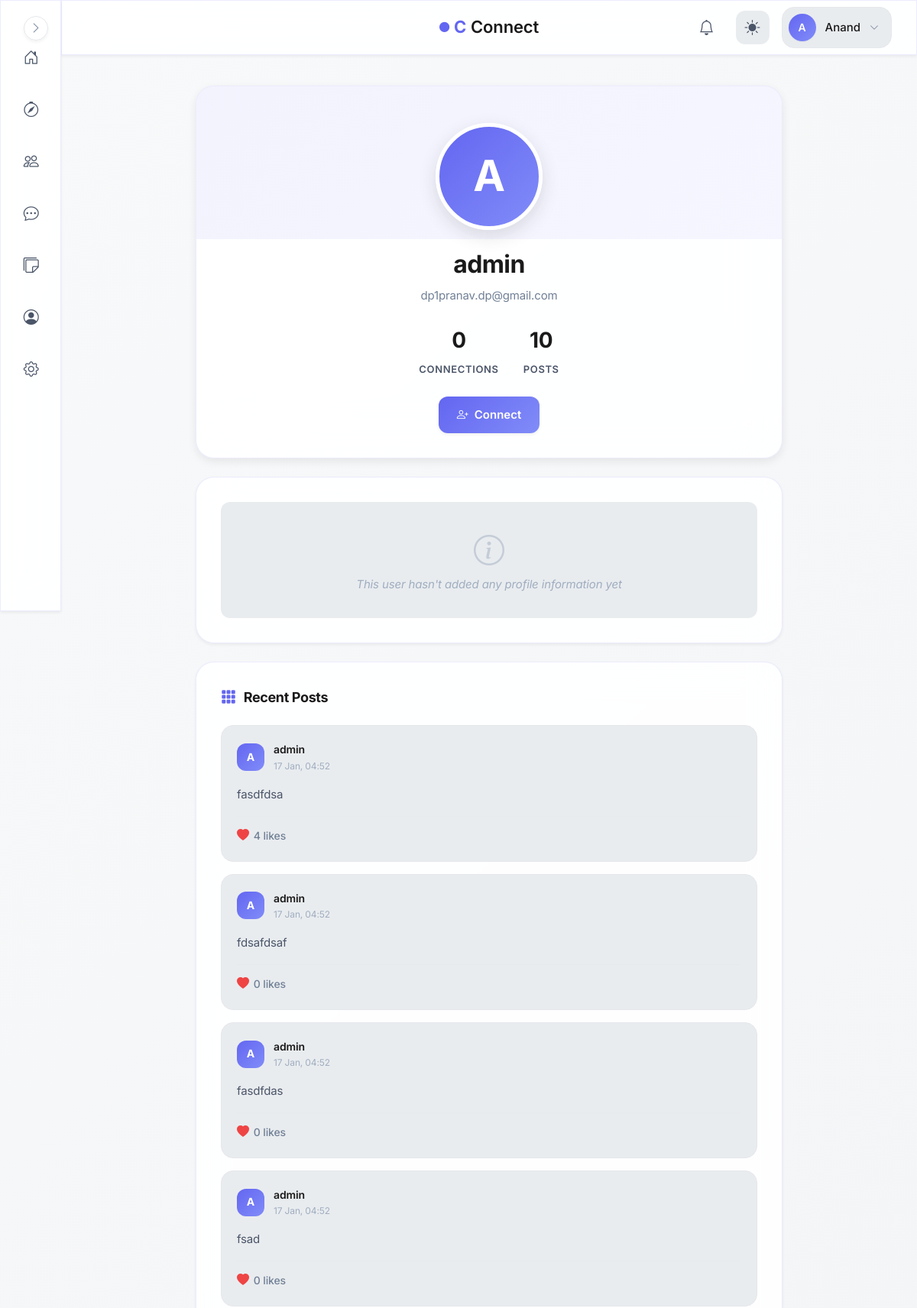
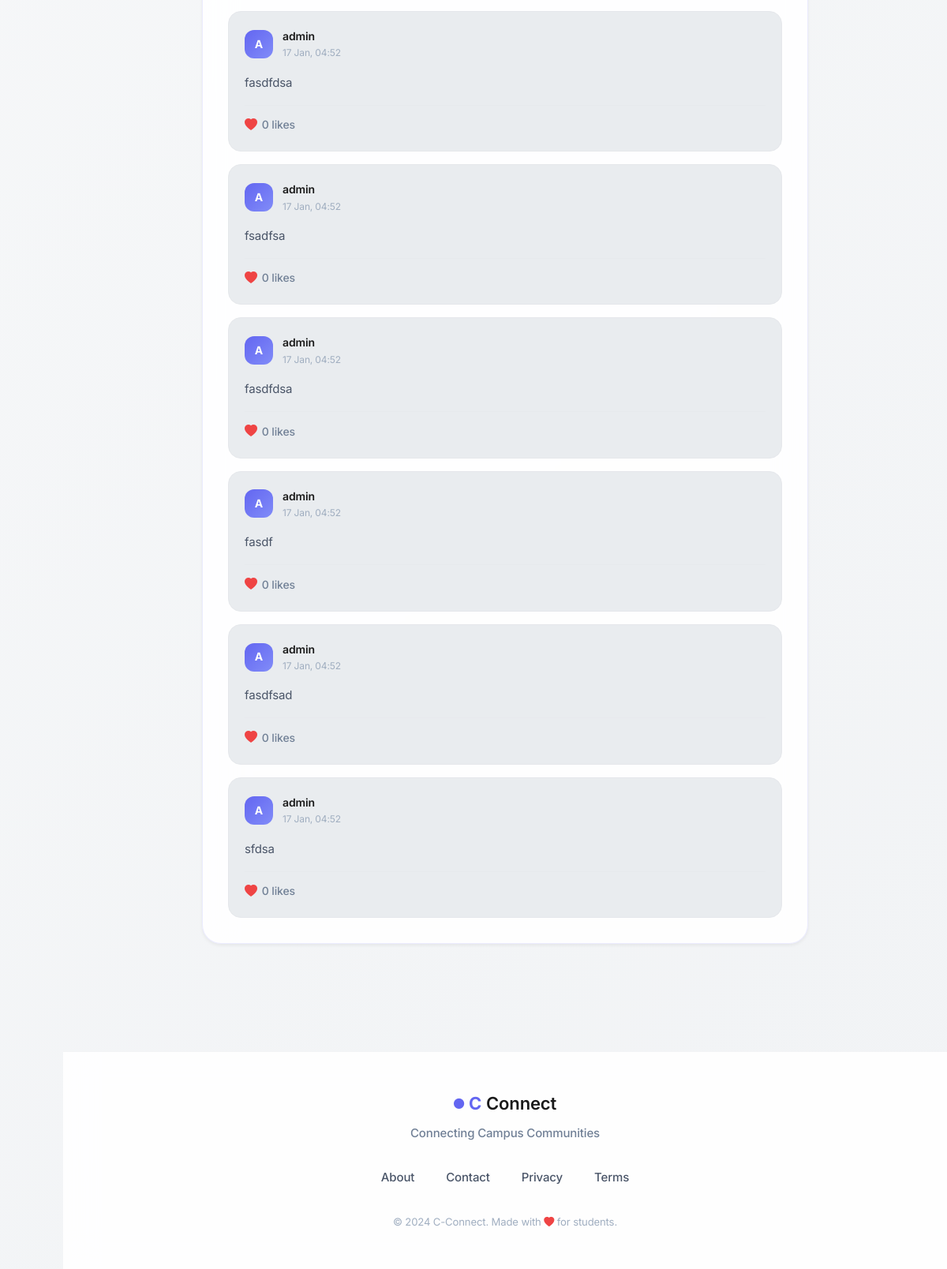
Page /user/314159 (signed in) on the committed database (2 pictures, top to bottom).
### models.py (models this page shows, shortened)
class User(UserMixin, db.Model):
    id = db.Column(db.Integer, primary_key=True, autoincrement=True)  # Unique identifier
    username = db.Column(db.String(100), nullable=False)  # Name of the user (later can add this unique if needed)
    email = db.Column(db.String(120), nullable=False, unique=True)  # Email of the user
    password = db.Column(db.String(200), nullable=False)  # Passwords not hashed yet (done in setup_db.py)
    created_at = db.Column(db.DateTime, default=db.func.now())  # Timestamp of account creation
    last_login = db.Column(db.DateTime, nullable=True)  # Timestamp of last login
    pass

class Post(db.Model):
    __tablename__ = "posts"
    id = db.Column(db.Integer, primary_key=True)
    user_id = db.Column(db.Integer, db.ForeignKey("user.id"), nullable=False)
    content = db.Column(db.Text, nullable=False)
    image_path = db.Column(db.String(255), nullable=True)
    created_at = db.Column(db.DateTime, default=db.func.now(), index=True)
    user = db.relationship("User", backref="posts", lazy=True)
    likes = db.relationship(
        "PostLike",
        backref="post",
        cascade="all, delete-orphan",
        lazy="select"
    )

### blueprints/main/routes.py (the view)
@main.route("/user/<int:user_id>")
@login_required
def view_user_profile(user_id):
    if user_id <= 0 or user_id == current_user.id:
        return redirect(url_for("auth.profile"))
    user = User.query.get_or_404(user_id)
    profile = user.profile
    conn = Connection.query.filter(
        ((Connection.user_id == current_user.id) & (Connection.target_user_id == user_id)) |
        ((Connection.user_id == user_id) & (Connection.target_user_id == current_user.id))
    ).first()
    posts = (
        Post.query
        .filter_by(user_id=user.id)
        .order_by(Post.created_at.desc())
        .limit(10)
        .all()
    )
    if current_user.id != user.id:
        try:
            last_visit = (
                ProfileVisit.query
                .filter_by(viewer_id=current_user.id, viewed_id=user.id)
                .order_by(ProfileVisit.timestamp.desc())
                .first()
            )
            if not last_visit or (datetime.now(timezone.utc) - last_visit.timestamp).total_seconds() > 1800: #30 minutes
                v = ProfileVisit(viewer_id=current_user.id, viewed_id=user.id)
                db.session.add(v)
                db.session.commit()
        except:
            db.session.rollback()
    return render_template(
        "main/user_profile.html",
        user=user,
        profile=profile,
        conn=conn,
        posts=posts
    )

### blueprints/auth/__init__.py (called while the page is built)
@login_manager.user_loader
def load_user(user_id):
    from models import User  # Importing User model for querying  (import here to avoid circular imports)
    return User.query.get(int(user_id))

@auth.after_app_request
def add_header(response):
    if current_user.is_authenticated and request.blueprint == 'auth':
        response.headers['Cache-Control'] = 'no-store, no-cache, must-revalidate, post-check=0, pre-check=0, max-age=0'
        response.headers['Pragma'] = 'no-cache'
        response.headers['Expires'] = '-1'
    return response

### factory_helpers.py (called while the page is built, shortened)
def register_security_headers(app):
    @app.after_request
    def set_secure_headers(response):
        response.headers['Content-Security-Policy'] = (
            "default-src 'self'; "
            "img-src 'self' data: blob: https:; "# Allow external images
            "style-src 'self' 'unsafe-inline' https:; "# ADD https: for CDNs
            "script-src 'self' 'unsafe-inline' https:; "# ADD https: for JS
            "font-src 'self' https: data:; "# Google Fonts
            "connect-src 'self' https:;"  # ← ADD https: for CDNs/maps
        )
        response.headers['X-Content-Type-Options'] = 'nosniff'
        response.headers['X-Frame-Options'] = 'DENY'
        response.headers['Referrer-Policy'] = 'strict-origin-when-cross-origin'
        response.headers['Permissions-Policy'] = 'geolocation=(), microphone=()'
        return response

def register_daily_cleanup(app):
    if not hasattr(app, "_last_notification_cleanup"):
        app._last_notification_cleanup = None
    @app.before_request
    def daily_cleanup():
        now = datetime.now(timezone.utc)
        last = getattr(app, "_last_notification_cleanup", None)
        if last is None or (now - last).days >= 1:
            from blueprints.notifications.service import cleanup_old_notifications
            deleted = cleanup_old_notifications()
            app.logger.info(f"Cleaned up {deleted} old notifications.")
            app._last_notification_cleanup = now

def register_profilevisit_cleanup(app):
    last_cleanup = {'t': 0}
    @app.before_request
    def cleanup_visits():
        now = time.time()
        if now - last_cleanup['t'] < 3600:  # run once every hour
            return

### blueprints/main/templates/main/user_profile.html (shortened to what this page needs)
{% extends "base.html" %}
{% block body %}
<div class="user-profile-page">
    <section class="user-profile-header">
        <div class="user-profile-header__avatar">
            {% if user.profile and user.profile.profile_picture %}
                <span class="user-profile-header__avatar-fallback" style="display: none;">
                    {{ user.username[0].upper() }}
                </span>
            {% else %}
                <span class="user-profile-header__avatar-fallback">
                    {{ user.username[0].upper() }}
                </span>
            {% endif %}
        </div>
        <h1 class="user-profile-header__name">{{ user.username }}</h1>
        <p class="user-profile-header__email">{{ user.email }}</p>
        <div class="user-profile-header__stats">
            <div class="user-profile-header__stat">
                <span class="user-profile-header__stat-value">
                    {{ user.connection_count if user.connection_count is defined else '0' }}
                </span>
                <span class="user-profile-header__stat-label">Connections</span>
            </div>
            <div class="user-profile-header__stat">
                <span class="user-profile-header__stat-value">
                    {{ posts|length if posts else '0' }}
                </span>
                <span class="user-profile-header__stat-label">Posts</span>
            </div>
        </div>
<div class="user-profile-header__actions">
    {% if conn is none %}
        <form method="POST" action="{{ url_for('connections.connections_send', target_id=user.id) }}" style="margin: 0;">
            <button type="submit" class="user-profile-header__btn user-profile-header__btn--primary">
                <i class="bi bi-person-plus"></i>
                <span>Connect</span>
            </button>
        </form>
    {% elif conn.status == 'pending' and conn.user_id == current_user.id %}
        <div class="user-profile-header__status user-profile-header__status--pending">
            <i class="bi bi-clock-fill"></i>
            <span>Request Pending</span>
        </div>
    {% endif %}
</div>
    </section>
    <section class="user-profile-details">
        {% if not profile or (not profile.bio and not profile.department and not profile.year and not profile.location and not profile.interests) %}
        <div class="user-profile-details__empty">
            <i class="bi bi-info-circle"></i>
            <p style="margin: 0;">This user hasn't added any profile information yet</p>
        </div>
        {% endif %}
    </section>
    <section class="user-profile-posts">
        <div class="user-profile-posts__header">
            <h2 class="user-profile-posts__title">
                <i class="bi bi-grid-3x3-gap-fill"></i>
                Recent Posts
            </h2>
        </div>
        {% if posts %}
        <div class="user-profile-posts__list">
            {% for post in posts %}
            <article class="post-card">
                <header class="post-card__header">
                    <div class="post-card__meta">
                        <div class="post-card__avatar">
                            {{ user.username[0].upper() }}
                        </div>
                        <div class="post-card__info">
                            <div class="post-card__author">{{ user.username }}</div>
                            <div class="post-card__time">{{ post.created_at.strftime("%d %b, %H:%M") }}</div>
                        </div>
                    </div>
                </header>
                <div class="post-card__content">
                    {{ post.content }}
                </div>
                <footer class="post-card__footer">
                    <div class="post-card__stat">
                        <i class="bi bi-heart-fill"></i>
                        <span>{{ post.likes|length if post.likes else 0 }} likes</span>
                    </div>
                </footer>
            </article>
            {% endfor %}
        </div>
        {% else %}
        <div class="user-profile-details__empty">
            <i class="bi bi-inbox"></i>
            <p style="margin: 0;">No posts yet</p>
        </div>
        {% endif %}
    </section>
</div>
{% endblock %}

### templates/base.html (shortened to what this page needs)
<!DOCTYPE html>
<html lang="en">
<head>
    <link rel="stylesheet" href="https://cdn.jsdelivr.net/npm/bootstrap-icons@1.11.1/font/bootstrap-icons.css">
    <link href="https://cdn.jsdelivr.net/npm/bootstrap@5.3.2/dist/css/bootstrap.min.css" rel="stylesheet">
    <link rel="stylesheet" href="{{ url_for('static', filename='css/global.css') }}">
</head>
<body>
    {% if current_user.is_authenticated %}
        <aside class="sidebar glass-effect" id="sidebar">
            <nav class="sidebar__nav">
                <a href="{{ url_for('main.dashboard') }}" class="sidebar__link" data-tooltip="Dashboard">
                    <div class="sidebar__link-icon">
                        <i class="bi bi-house-door"></i>
                    </div>
                </a>
                <a href="{{ url_for('main.search_page') }}" class="sidebar__link" data-tooltip="Discover">
                    <div class="sidebar__link-icon">
                        <i class="bi bi-compass"></i>
                    </div>
                </a>
                <a href="{{ url_for('connections.connections_home') }}" class="sidebar__link" data-tooltip="Connections">
                    <div class="sidebar__link-icon">
                        <i class="bi bi-people"></i>
                    </div>
                </a>
                <a href="{{ url_for('messages.inbox') }}" class="sidebar__link" data-tooltip="Messages">
                    <div class="sidebar__link-icon">
                        <i class="bi bi-chat-dots"></i>
                    </div>
                </a>
                <a href="/campus-board" class="sidebar__link" data-tooltip="Messages">
                    <div class="sidebar__link-icon">
                        <i class="bi bi-stickies"></i>
                    </div>
                </a>
                <a href="{{ url_for('auth.profile') }}" class="sidebar__link" data-tooltip="Profile">
                    <div class="sidebar__link-icon">
                        <i class="bi bi-person-circle"></i>
                    </div>
                </a>
                <a href="{{ url_for('main.settings') }}" class="sidebar__link" data-tooltip="Settings">
                    <div class="sidebar__link-icon">
                        <i class="bi bi-gear"></i>
                    </div>
                </a>
            </nav>
            <button class="sidebar__toggle" id="sidebarToggle" aria-label="Toggle sidebar">
                <i class="bi bi-chevron-right"></i>
            </button>
        </aside>
        <header class="topbar glass-effect">
            <div class="topbar__container">
                <div class="topbar__center">
                    <a href="{{ url_for('main.home') }}" class="topbar__brand">
                        <span class="brand-icon-small">
                            <i class="bi bi-circle-fill"></i>
                        </span>
                        <span class="brand-c">C</span>
                        <span class="brand-text">Connect</span>
                    </a>
                </div>
                <div class="topbar__actions">
                    <a href="{{ url_for('notifications.notifications_list') }}" class="topbar__icon-btn" aria-label="Notifications">
                        <i class="bi bi-bell"></i>
                        {% set unread = current_user.notifications | selectattr("is_read", "equalto", False) | list %}
                    </a>
                    <button class="topbar__icon-btn topbar__theme-toggle" id="themeToggle" aria-label="Toggle theme">
                        <i class="bi bi-sun-fill" id="themeIcon"></i>
                    </button>
                    <div class="topbar__profile" id="profileDropdown">
                        <button class="topbar__profile-btn" aria-label="Profile menu">
                            <div class="topbar__avatar">
                                {{ current_user.username[0].upper() }}
                            </div>
                            <span class="topbar__username">{{ current_user.username }}</span>
                            <i class="bi bi-chevron-down topbar__profile-arrow"></i>
                        </button>
                    </div>
                </div>
            </div>
        </header>
    {% endif %}
    <main class="main-content">
        {% block body %}{% endblock %}
    </main>
    <footer class="footer">
        <div class="footer__container">
            <div class="footer__brand">
                <div class="footer__logo">
                    <span class="brand-icon-small">
                        <i class="bi bi-circle-fill"></i>
                    </span>
                    <span class="brand-c">C</span>
                    <span class="brand-text">Connect</span>
                </div>
                <p class="footer__tagline">Connecting Campus Communities</p>
            </div>
            <div class="footer__links">
                <a href="{{ url_for('main.about') }}" class="footer__link">About</a>
                <a href="{{ url_for('main.contact') }}" class="footer__link">Contact</a>
                <a href="#" class="footer__link">Privacy</a>
                <a href="#" class="footer__link">Terms</a>
            </div>
            <div class="footer__credits">
                <small>&copy; 2024 C-Connect. Made with <i class="bi bi-heart-fill"></i> for students.</small>
            </div>
        </div>
    </footer>
</body>
</html>

### rows in the picture
User: username "A", username "Anand"
User: username "A", username "admin", email "dp1pranav.dp@gmail.com"
Post: created_at "17 Jan, 04:52", content "fasdfdsa", likes|length "4"
Post: created_at "17 Jan, 04:52", content "fdsafdsaf", likes|length "0"
Post: created_at "17 Jan, 04:52", content "fasdfdas", likes|length "0"
Post: created_at "17 Jan, 04:52", content "fsad", likes|length "0"
Post: created_at "17 Jan, 04:52", content "fasdfdsa", likes|length "0"
Post: created_at "17 Jan, 04:52", content "fsadfsa", likes|length "0"
Post: created_at "17 Jan, 04:52", content "fasdfdsa", likes|length "0"
Post: created_at "17 Jan, 04:52", content "fasdf", likes|length "0"
Post: created_at "17 Jan, 04:52", content "fasdfsad", likes|length "0"
Post: created_at "17 Jan, 04:52", content "sfdsa", likes|length "0"

### other values in the picture
{{ user.connection_count if user.connection_count is defined else '0' }} "0"
{{ posts|length if posts else '0' }} "10"
